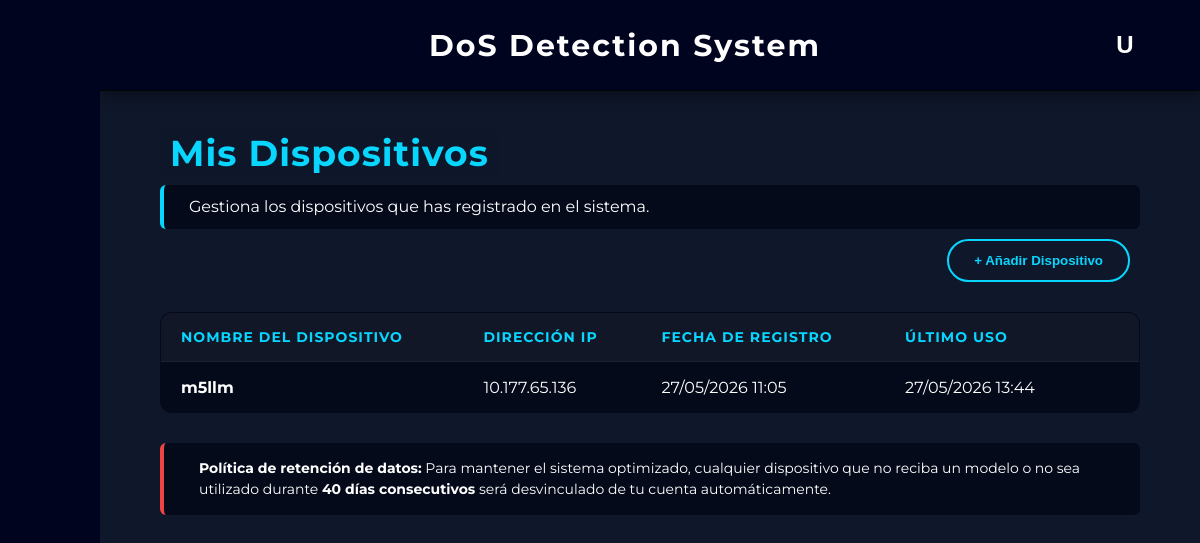
/dispositivos (signed in), run on an earlier commit of the app's database.
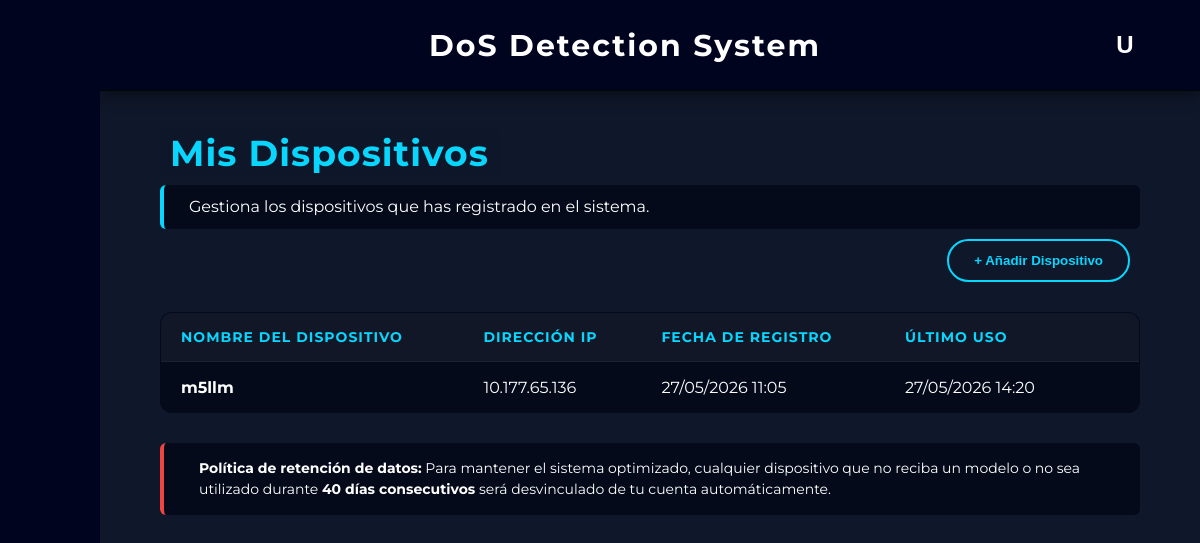
And on a later commit of the database.
### app/models.py (models this page shows)
class Dispositivo(db.Model):
    __tablename__ = 'dispositivos'
    id = db.Column(db.Integer, primary_key=True)
    nombre = db.Column(db.String(150), nullable=False)
    ip = db.Column(db.String(50), nullable=False)
    usuario_id = db.Column(db.Integer, db.ForeignKey('usuarios.id'), nullable=False)
    fecha_registro = db.Column(db.DateTime, default=datetime.now(pytz.timezone('Europe/Madrid')))
    fecha_ultimo_uso = db.Column(db.DateTime, default=datetime.now(pytz.timezone('Europe/Madrid')))
    usuario = db.relationship('User', backref=db.backref('dispositivos', cascade="all, delete-orphan", lazy=True))

### app/routes/pages/dispositivos.py (the view)
@dispositivos_bp.route("/dispositivos", methods=["GET"])
def index():
    if session.get('guest'):
        datos_invitado = session.get('guest_devices', [])
        dispositivos = [DispositivoInvitado(d['nombre'], d['ip'], d['fecha_registro']) for d in datos_invitado]
    else:
        user_id = session.get('user_id')
        if not user_id:
            return redirect(url_for('auth.login'))
        dispositivos = Dispositivo.query.filter_by(usuario_id=user_id).order_by(Dispositivo.fecha_registro.desc()).all()
    return render_template("dispositivos.html", dispositivos=dispositivos)

### app/templates/dispositivos.html (shortened to what this page needs)
{% extends "base.html" %}
{% block content %}
<div style="padding: 40px 60px;">
    <h2><span style="color: #08d6fe; background-color: #0f172ad3; padding: 2px 10px; border-radius: 6px; margin-bottom: 30px; font-size: 36px; letter-spacing: 1px;">Mis Dispositivos</span></h2>
    <div style="margin-top: 10px; margin-bottom: 10px; padding: 10px 10px; background: rgba(2, 6, 23, 0.726); border-left: 4px solid #08d6fe; border-radius: 6px; display: flex; align-items: center; gap: 15px;">
        <p style="color: white; font-size: 16px; margin: 0; line-height: 1.5;">
            Gestiona los dispositivos que has registrado en el sistema.
        </p>
    </div>
    <div class="table-header">
        <button class="action-btn" onclick="openDeviceModal()">+ Añadir Dispositivo</button>
    </div>
    <table class="glass-table">
        <thead>
            <tr>
                <th>Nombre del Dispositivo</th>
                <th>Dirección IP</th>
                <th>Fecha de Registro</th>
                <th>Último Uso</th>
                <th style="text-align: center;"> </th>
            </tr>
        </thead>
        <tbody>
            {% for dispositivo in dispositivos %}
            <tr>
                <td style="font-weight: bold;">{{ dispositivo.nombre }}</td>
                <td>{{ dispositivo.ip }}</td>
                <td>{{ dispositivo.fecha_registro.strftime('%d/%m/%Y %H:%M') }}</td>
                <td>{{ dispositivo.fecha_ultimo_uso.strftime('%d/%m/%Y %H:%M') }}</td>
                <td style="text-align: center;">
                    <form action="{{ url_for('dispositivos.delete', device_id=(dispositivo.id if not session.get('guest') else loop.index0)) }}"
                          method="POST"
                          onsubmit="confirmAction(event, this, '¿Quiere eliminar este dispositivo?');"
                          style="display: inline;">
                        <button type="submit" class="delete-btn" title="Eliminar Dispositivo">
                        </button>
                    </form>
                </td>
            </tr>
            {% else %}
            <tr>
                <td colspan="5" style="text-align: center; padding: 30px; opacity: 0.7;">No tienes ningún dispositivo registrado.</td>
            </tr>
            {% endfor %}
        </tbody>
    </table>
    <div style="margin-top: 30px; padding: 15px 20px; background: rgba(2, 6, 23, 0.726); border-left: 4px solid #ef4444; border-radius: 6px; display: flex; align-items: center; gap: 15px;">
        <p style="color: white; font-size: 14px; margin: 0; line-height: 1.5;">
            <strong>Política de retención de datos:</strong> Para mantener el sistema optimizado, cualquier dispositivo que no reciba un modelo o no sea utilizado durante <strong>40 días consecutivos</strong> será desvinculado de tu cuenta automáticamente.
        </p>
    </div>
</div>
{% endblock %}

What changed in the data, as far as the page shows it:
changed Dispositivo "m5llm": fecha_ultimo_uso "27/05/2026 13:44" → "27/05/2026 14:20"
